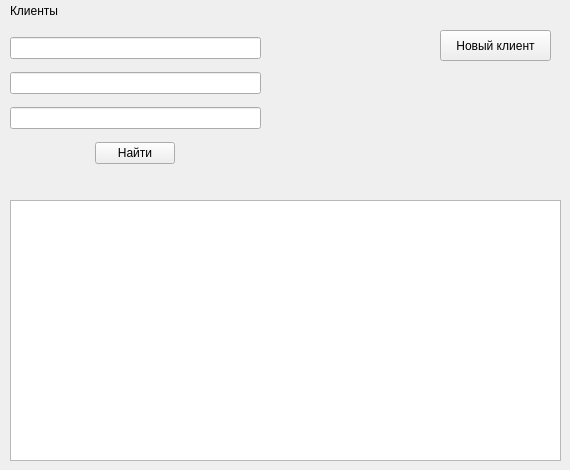
      <widget class="QWidget" name="page_1">
       <widget class="QLabel" name="label_6">
        <property name="geometry">
         <rect>
          <x>10</x>
          <y>0</y>
          <width>81</width>
          <height>21</height>
         </rect>
        </property>
        <property name="text">
         <string>Клиенты</string>
        </property>
       </widget>
       <widget class="QTableWidget" name="tableWidget">
        <property name="geometry">
         <rect>
          <x>10</x>
          <y>200</y>
          <width>551</width>
          <height>261</height>
         </rect>
        </property>
       </widget>
       <widget class="QWidget" name="widget_2" native="true">
        <property name="geometry">
         <rect>
          <x>10</x>
          <y>30</y>
          <width>251</width>
          <height>141</height>
         </rect>
        </property>
        <layout class="QVBoxLayout" name="verticalLayout_2">
         <item>
          <widget class="QLineEdit" name="lineEdit"/>
         </item>
         <item>
          <widget class="QLineEdit" name="lineEdit_2"/>
         </item>
         <item>
          <widget class="QLineEdit" name="lineEdit_3"/>
         </item>
         <item alignment="Qt::AlignmentFlag::AlignHCenter">
          <widget class="QPushButton" name="pushButton_8">
           <property name="text">
            <string>Найти</string>
           </property>
          </widget>
         </item>
        </layout>
       </widget>
       <widget class="QPushButton" name="pushButton_9">
        <property name="geometry">
         <rect>
          <x>440</x>
          <y>30</y>
          <width>111</width>
          <height>31</height>
         </rect>
        </property>
        <property name="text">
         <string>Новый клиент</string>
        </property>
       </widget>
      </widget>
